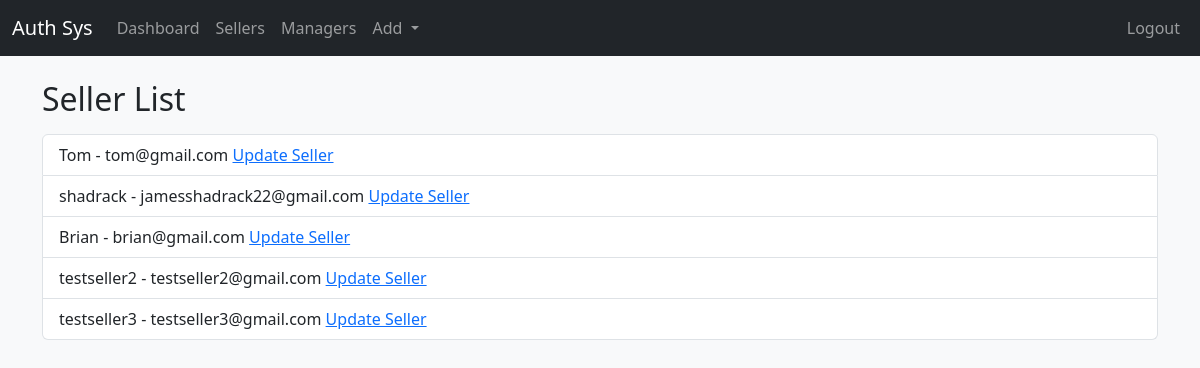
Before: /seller_list/ (signed in) with the older database file.
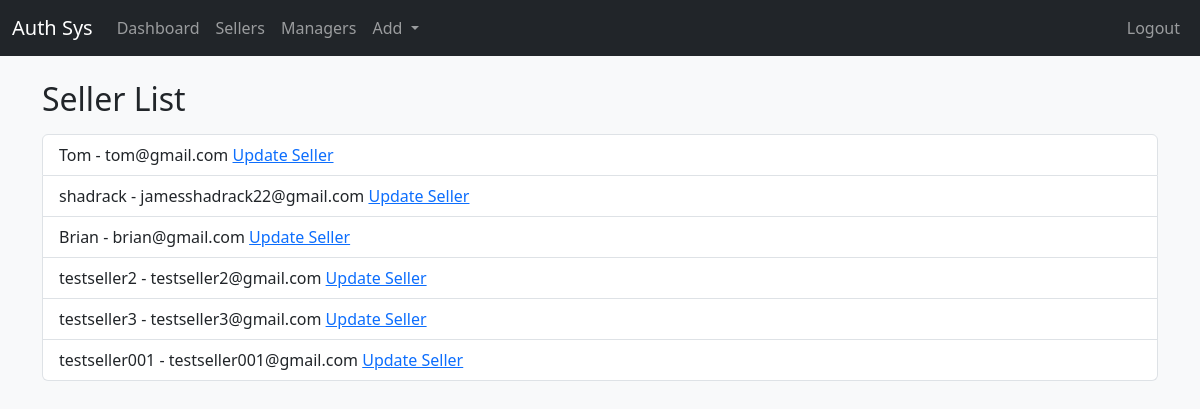
After: the same page with the newer database file.
### base/models.py (models this page shows, shortened)
class Seller(models.Model):
    user = models.OneToOneField(CustomUser, on_delete=models.CASCADE, primary_key=True)

class CustomUser(AbstractUser):
    ROLES = (
        ('Admin', 'Admin'),
        ('Manager', 'Manager'),
        ('Seller', 'Seller'),
    )
    user_role = models.CharField(max_length=10, choices=ROLES)
    groups = models.ManyToManyField(
        'auth.Group',
        verbose_name='groups',
        blank=True,
        help_text='The groups this user belongs to.',
        related_name='custom_user_set'
    )
    user_permissions = models.ManyToManyField(
        'auth.Permission',
        verbose_name='user permissions',
        blank=True,
        help_text='Specific permissions for this user.',
        related_name='custom_user_set'
    )

### base/views.py (the view)
# urls.py: path('seller_list/', views.seller_list, name='seller_list'),
@login_required
def seller_list(request):
    sellers = Seller.objects.all()
    user = CustomUser.objects.get(username=request.user)
    return render(request, 'base/seller_list.html', {'sellers': sellers, 'user': user})

### base/templates/base/seller_list.html (shortened to what this page needs)
{% extends 'main.html' %}
    {% block content %}
    <div class="container">
        <h2 class="mt-4 mb-3">Seller List</h2>
        <ul class="list-group">
            {% for seller in sellers %}
                <li class="list-group-item">{{ seller.user.username }} - {{ seller.user.email }} <a href="{% url 'update_seller' seller_id=seller.user.id %}">Update Seller</a></li>
            {% endfor %}
        </ul>
    </div>
    {% endblock %}

### base/templates/main.html (shortened to what this page needs)
<!DOCTYPE html>
<html lang="en">
<head>
    <link href="https://cdn.jsdelivr.net/npm/bootstrap@5.3.0-alpha1/dist/css/bootstrap.min.css" rel="stylesheet">
</head>
<body class="bg-light">
    {% include 'navigation.html' %}
    {% block content %}
    {% endblock %}
</body>
</html>

### base/templates/navigation.html (shortened to what this page needs)
{% load static %}
<nav class="navbar navbar-expand-lg navbar-dark bg-dark">
    <div class="container-fluid">
      <a class="navbar-brand" href="#">Auth Sys</a>
      <div class="collapse navbar-collapse" id="navbarSupportedContent">
        <ul class="navbar-nav me-auto mb-2 mb-lg-0">
          <li class="nav-item">
            <a class="nav-link" href="{% url 'dashboard' %}">Dashboard</a>
          </li>
          <li class="nav-item">
            <a class="nav-link" href="{% url 'seller_list' %}">Sellers</a>
          </li>
          {% if seller.user.user_role == Manager or user.user_role == Manager%}
          <li class="nav-item">
            <a class="nav-link" href="{% url 'manager_list' %}">Managers</a>
          </li>
          {% endif %}
          <li class="nav-item dropdown">
            <a class="nav-link dropdown-toggle" href="#" id="navbarDropdown" role="button" data-bs-toggle="dropdown" aria-expanded="false">
              Add
            </a>
          </li>
        </ul>
        <ul class="navbar-nav">
          {% if user.is_authenticated %}
            <li class="nav-item">
              <a class="nav-link" href="{% url 'logout' %}">Logout</a>
            </li>
          {% else %}
            <li class="nav-item">
              <a class="nav-link" href="{% url 'login' %}">Login</a>
            </li>
          {% endif %}
        </ul>
      </div>
    </div>
  </nav>

Changed rows visible on the page:
added Seller: user.username "testseller001", user.email "testseller001@gmail.com"
